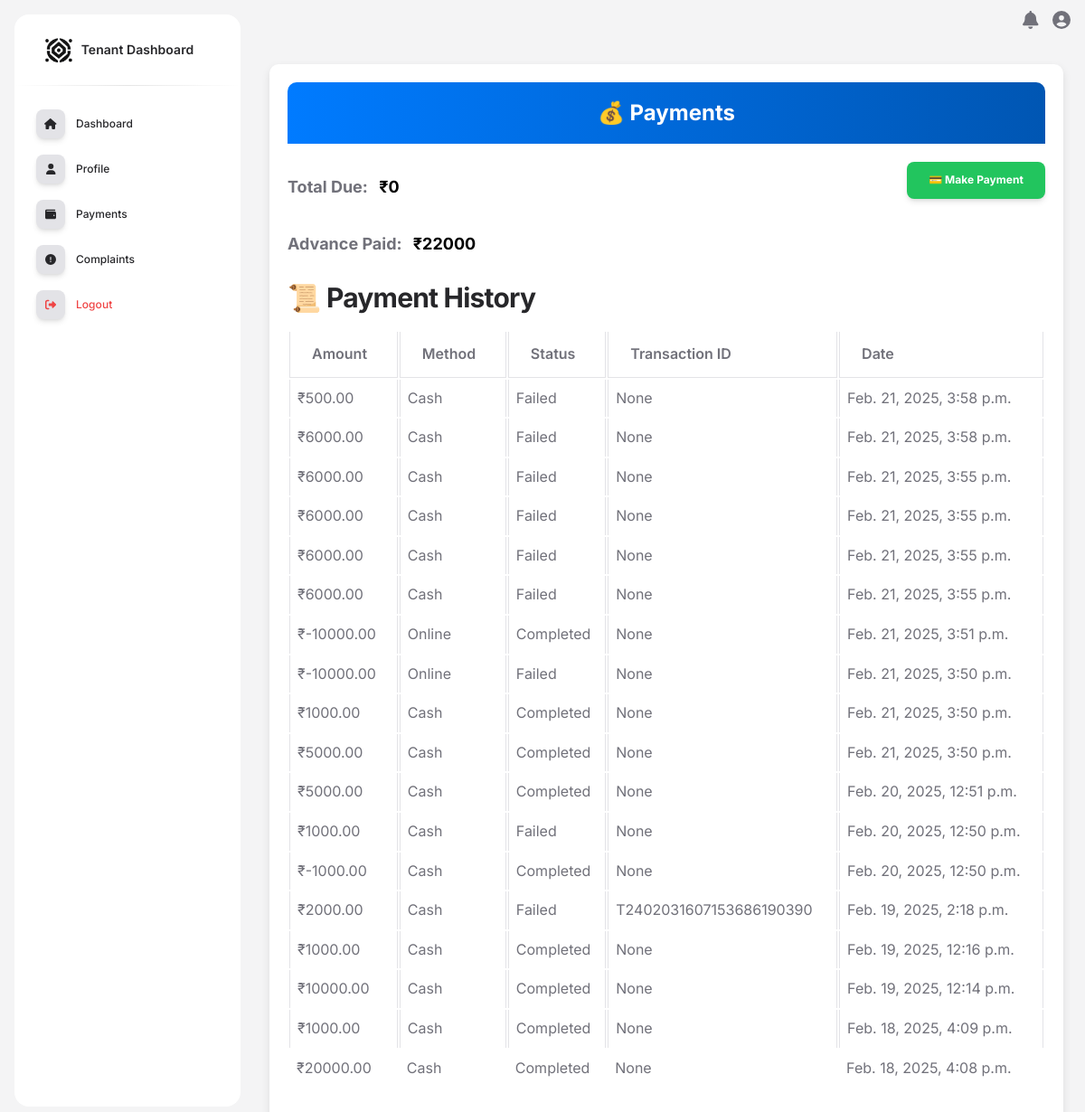
Page /pg/tenants/payments/ (signed in) on the committed database.
### admin_soft/models.py (models this page shows, shortened)
class Tenant(models.Model):
    pg_name = models.CharField(max_length=100, null=True, blank=True)  # PG name for tenant reference
    name = models.CharField(max_length=255, null=True, blank=True)
    email = models.EmailField(null=True, blank=True)
    contact_number = models.CharField(max_length=15, null=True, blank=True)
    assigned_room = models.OneToOneField('Room', on_delete=models.SET_NULL, null=True, blank=True)
    assigned_bed = models.OneToOneField('Bed', on_delete=models.SET_NULL, null=True, blank=True)
    check_in_date = models.DateField(null=True, blank=True)
    check_out_date = models.DateField(null=True, blank=True)
    payment_amount = models.IntegerField( default=0)  #rent amount
    due_amount = models.IntegerField(default=0)
    advance_amount = models.IntegerField(default=0)
    total_amount_paid = models.IntegerField(default=0)
    proof_name = models.CharField(max_length=255, null=True, blank=True)
    other_proof_name = models.CharField(max_length=255, null=True, blank=True)
    proof_number = models.CharField(max_length=50, null=True, blank=True)
    proof_file = models.FileField(upload_to='tenant_proofs/')
    password = models.CharField(max_length=128)  # Hashed password
    def save(self, *args, **kwargs):
        if not self.password or self.password == 'Pavan@123' or not self.password.startswith('pbkdf2_sha256$'):
            self.password = make_password('Pavan@123')
        super().save(*args, **kwargs)

class Payment(models.Model):
    tenant = models.ForeignKey(Tenant, on_delete=models.CASCADE, related_name='payments')
    amount = models.DecimalField(max_digits=10, decimal_places=2)
    payment_method = models.CharField(max_length=50, choices=[('Cash', 'Cash'), ('Online', 'Online'), ('UPI', 'UPI')])
    status = models.CharField(max_length=50, choices=[('Pending', 'Pending'), ('Completed', 'Completed')], default='Pending')
    transaction_id = models.CharField(max_length=100, null=True, blank=True)
    payment_date = models.DateTimeField(auto_now_add=True)

### admin_soft/pgviews.py (the view)
# urls.py: path("pg/tenants/payments/", pgviews.pg_tenant_payments, name="pg_tenant_payments"),
def pg_tenant_payments(request):
    tenant_id = request.session.get("tenant_id")
    tenant_payment_view(request, tenant_id)
    if not tenant_id:
        messages.error(request, "Please log in to access the dashboard.")
        return redirect("pg_tenant_login")
    tenant = Tenant.objects.get(id=tenant_id)  # Assuming tenant is related to the user
    payment_history = Payment.objects.filter(tenant=tenant).order_by('-payment_date')
    if request.method == 'POST':
        form = PaymentForm(request.POST)
        if form.is_valid():
            payment = form.save(commit=False)
            payment.tenant = tenant  # Associate the payment with the tenant
            payment.status = 'Pending'  # Set initial status as 'Pending'
            payment.save()
            return redirect('pg_tenant_payments')  # Redirect to the payment history page
    else:
        form = PaymentForm()
        return render(request, "tenant/pg_tenant_payments.html", {
            'tenant': tenant,
            'payment_history': payment_history,
            'form': form
        })

### admin_soft/templatetags/admin_soft.py (called while the page is built)
@assignment_tag(takes_context=True)
def get_direction(context):
    res = {
        'panel': 'text-left',
        'notify': 'right',
        'float': 'float-right',
        'reverse_panel': 'text-right',
        'nav': 'ml-auto'
    }
    if context.get('LANGUAGE_BIDI'):
        res['panel'] = 'text-right'
        res['notify'] = 'left'
        res['float'] = ''
        res['reverse_panel'] = 'text-left'
        res['nav'] = 'mr-auto'
    return res

@assignment_tag(takes_context=True)
def get_admin_setting(context):
    res = {
    }
    return res

### admin_soft/templates/tenant/pg_tenant_payments.html (shortened to what this page needs)
{% extends 'tenant/base/tenant_base.html' %}
{% block content %}
<div class="container mt-4">
    <div class="payments-container">
        <div class="payments-header">💰 Payments</div>
        <div class="top-row d-flex justify-content-between align-items-center">
            <div class="payment-info">
                Total Due: <span class="amount-box due-amount">₹{{ tenant.due_amount }}</span>
            </div>
            <div>
                <button type="button" class="btn btn-success" data-bs-toggle="modal" data-bs-target="#makePaymentModal">
                  💳 Make Payment
                </button>
            </div>
        </div>
        {% if tenant.due_amount == 0 %}
        <div class="top-row" style="justify-content: flex-start;">
            <div class="payment-info">
                Advance Paid: <span class="amount-box advance-amount">₹{{ tenant.advance_amount }}</span>
            </div>
        </div>
        {% endif %}
        <h3 class="mt-4">📜 Payment History</h3>
        <table class="table table-bordered">
            <thead>
                <tr>
                    <th>Amount</th>
                    <th>Method</th>
                    <th>Status</th>
                    <th>Transaction ID</th>
                    <th>Date</th>
                </tr>
            </thead>
            <tbody>
                {% for payment in payment_history %}
                    <tr>
                        <td>₹{{ payment.amount }}</td>
                        <td>{{ payment.get_payment_method_display }}</td>
                        <td>{{ payment.get_status_display }}</td>
                        <td>{{ payment.transaction_id }}</td>
                        <td>{{ payment.payment_date }}</td>
                    </tr>
                {% empty %}
                    <tr>
                        <td colspan="5">No payment records found.</td>
                    </tr>
                {% endfor %}
            </tbody>
        </table>
    </div>
</div>
  {% include 'tenant/pg_tenant_make_payment.html' %}
{% endblock %}

### admin_soft/templates/tenant/base/tenant_base.html (shortened to what this page needs)
<!DOCTYPE html>
{% load i18n static admin_soft %}
{% get_current_language as LANGUAGE_CODE %}
{% get_current_language_bidi as LANGUAGE_BIDI %}
{% get_direction as direction %}
{% get_admin_setting as admin_setting %}
<html lang="en">
<head>
  {% include "tenant/base/tenant_head.html" %}
</head>
<body class="g-sidenav-show  bg-gray-100">
  {% block sidebar %}
    {% include "tenant/base/tenant_sidebar.html" %}
  {% endblock sidebar %}
  <main class="main-content position-relative max-height-vh-100 h-100 border-radius-lg ">
    {% block navigation %}
        {% include "tenant/base/tenant_navigation.html" %}
    {% endblock navigation %}
    {% block content %}{% endblock content %}
  </main>
</body>
</html>

### admin_soft/templates/tenant/base/tenant_head.html (shortened to what this page needs)
{% load static %}
<link href="https://demos.creative-tim.com/argon-dashboard-pro/assets/css/nucleo-icons.css" rel="stylesheet" />
<link href="https://demos.creative-tim.com/argon-dashboard-pro/assets/css/nucleo-svg.css" rel="stylesheet" />
<link id="pagestyle" href="{% static "assets/css/soft-ui-dashboard.css" %}?v=1.1.0" rel="stylesheet" />

### admin_soft/templates/tenant/base/tenant_sidebar.html (shortened to what this page needs)
{% load i18n static admin_soft %}
<aside class="sidenav navbar navbar-vertical navbar-expand-xs border-0 border-radius-xl my-3 fixed-start ms-3 bg-white" id="sidenav-main">
    <div class="sidenav-header">
        <a class="navbar-brand m-0" href="{% url 'pg_tenant_dashboard' %}">
            <img src="{% static 'assets/img/lotez.png' %}" class="navbar-brand-img h-100" alt="main_logo">
            <span class="ms-1 font-weight-bold">Tenant Dashboard</span>
        </a>
    </div>
    <hr class="horizontal dark mt-0">
    <div class="collapse navbar-collapse w-auto" id="sidenav-collapse-main">
        <ul class="navbar-nav">
            <li class="nav-item">
                <a class="nav-link" href="{% url 'pg_tenant_dashboard' %}">
                    <div class="icon icon-sm shadow border-radius-md bg-white text-center me-2 d-flex align-items-center justify-content-center">
                        <i class="fas fa-home"></i>
                    </div>
                    <span class="nav-link-text ms-1">Dashboard</span>
                </a>
            </li>
            <li class="nav-item">
                <a class="nav-link" href="{% url 'pg_tenant_profile' %}">
                    <div class="icon icon-sm shadow border-radius-md bg-white text-center me-2 d-flex align-items-center justify-content-center">
                        <i class="fas fa-user"></i>
                    </div>
                    <span class="nav-link-text ms-1">Profile</span>
                </a>
            </li>
            <li class="nav-item">
                <a class="nav-link" href="{% url 'pg_tenant_payments' %}">
                    <div class="icon icon-sm shadow border-radius-md bg-white text-center me-2 d-flex align-items-center justify-content-center">
                        <i class="fas fa-wallet"></i>
                    </div>
                    <span class="nav-link-text ms-1">Payments</span>
                </a>
            </li>
            <li class="nav-item">
                <a class="nav-link" href="{% url 'pg_tenant_complaints' %}">
                    <div class="icon icon-sm shadow border-radius-md bg-white text-center me-2 d-flex align-items-center justify-content-center">
                        <i class="fas fa-exclamation-circle"></i>
                    </div>
                    <span class="nav-link-text ms-1">Complaints</span>
                </a>
            </li>
            <li class="nav-item">
                <a class="nav-link text-danger" href="{% url 'pg_tenant_logout' %}">
                    <div class="icon icon-sm shadow border-radius-md bg-white text-center me-2 d-flex align-items-center justify-content-center">
                        <i class="fas fa-sign-out-alt"></i>
                    </div>
                    <span class="nav-link-text ms-1">Logout</span>
                </a>
            </li>
        </ul>
    </div>
</aside>

### admin_soft/templates/tenant/base/tenant_navigation.html (shortened to what this page needs)
{% load static replace_value %}
<nav class="navbar navbar-main navbar-expand-lg px-0 mx-0" id="navbarBlur" navbar-scroll="true">
    <div class="container-fluid py-1 px-3">
        <div class="collapse navbar-collapse mt-sm-0 mt-2 me-0" id="navbar">
            <ul class="navbar-nav ms-auto justify-content-end">
                <li class="nav-item dropdown pe-3 d-flex align-items-center">
                    <a href="javascript:;" class="nav-link text-body p-0" id="dropdownMenuButton" data-bs-toggle="dropdown" aria-expanded="false">
                        <i class="fa fa-bell cursor-pointer" style="font-size: 20px;"></i>
                    </a>
                </li>
                <li class="nav-item dropdown pe-0 d-flex align-items-center">
                    <a href="javascript:;" class="nav-link text-body p-0" id="userDropdown" data-bs-toggle="dropdown" aria-expanded="false">
                        <i class="fa fa-user-circle cursor-pointer" style="font-size: 20px;"></i>
                    </a>
                </li>
            </ul>
        </div>
    </div>
</nav>

### admin_soft/templates/tenant/pg_tenant_make_payment.html (shortened to what this page needs)
{% extends 'tenant/base/tenant_base.html' %}

### admin_soft/templates/tenant/base/tenant_scripts.html (shortened to what this page needs)
{% load static %}

### admin_soft/templates/tenant/base/tenant_navigation.html (style rules this page uses)
#navbarBlur, .navbar { box-shadow: none !important; border-bottom: none !important; }

### admin_soft/templates/tenant/pg_tenant_payments.html (style rules this page uses)
.payments-container { max-width: 100%; margin: auto; background: white; padding: 20px; border-radius: 10px; box-shadow: 0px 4px 10px rgba(0, 0, 0, 0.1); animation: fadeIn 0.8s ease-in-out; }
.payments-header { background: linear-gradient(to right, #007bff, #0056b3); color: white; padding: 15px; border-radius: 10px 10px 0 0; font-size: 24px; font-weight: bold; text-align: center; }
.top-row { display: flex; justify-content: space-between; align-items: center; margin: 20px 0; }
.payment-info { font-weight: bold; font-size: 18px; }
.amount-box { padding: 8px; font-size: 18px; font-weight: bold; border-radius: 5px; }
.due-amount { color: #000; }
.advance-amount { color: black; }
.btn-success { padding: 10px 20px; border-radius: 5px; font-weight: bold; transition: 0.3s ease-in-out; background: #007bff; color: white; text-decoration: none; white-space: nowrap; }
.table { width: 100%; margin-top: 15px; }

### rows in the picture
Tenant: due_amount "0", advance_amount "22000"
Payment: amount "500.00", payment_method "Cash", status "Failed", transaction_id "None", payment_date "Feb. 21, 2025, 3:58 p.m."
Payment: amount "6000.00", payment_method "Cash", status "Failed", transaction_id "None", payment_date "Feb. 21, 2025, 3:58 p.m."
Payment: amount "6000.00", payment_method "Cash", status "Failed", transaction_id "None", payment_date "Feb. 21, 2025, 3:55 p.m."
Payment: amount "6000.00", payment_method "Cash", status "Failed", transaction_id "None", payment_date "Feb. 21, 2025, 3:55 p.m."
Payment: amount "6000.00", payment_method "Cash", status "Failed", transaction_id "None", payment_date "Feb. 21, 2025, 3:55 p.m."
Payment: amount "6000.00", payment_method "Cash", status "Failed", transaction_id "None", payment_date "Feb. 21, 2025, 3:55 p.m."
Payment: amount "-10000.00", payment_method "Online", status "Completed", transaction_id "None", payment_date "Feb. 21, 2025, 3:51 p.m."
Payment: amount "-10000.00", payment_method "Online", status "Failed", transaction_id "None", payment_date "Feb. 21, 2025, 3:50 p.m."
Payment: amount "1000.00", payment_method "Cash", status "Completed", transaction_id "None", payment_date "Feb. 21, 2025, 3:50 p.m."
Payment: amount "5000.00", payment_method "Cash", status "Completed", transaction_id "None", payment_date "Feb. 21, 2025, 3:50 p.m."
Payment: amount "5000.00", payment_method "Cash", status "Completed", transaction_id "None", payment_date "Feb. 20, 2025, 12:51 p.m."
Payment: amount "1000.00", payment_method "Cash", status "Failed", transaction_id "None", payment_date "Feb. 20, 2025, 12:50 p.m."
Payment: amount "-1000.00", payment_method "Cash", status "Completed", transaction_id "None", payment_date "Feb. 20, 2025, 12:50 p.m."
Payment: amount "2000.00", payment_method "Cash", status "Failed", transaction_id "T2402031607153686190390", payment_date "Feb. 19, 2025, 2:18 p.m."
Payment: amount "1000.00", payment_method "Cash", status "Completed", transaction_id "None", payment_date "Feb. 19, 2025, 12:16 p.m."
Payment: amount "10000.00", payment_method "Cash", status "Completed", transaction_id "None", payment_date "Feb. 19, 2025, 12:14 p.m."
Payment: amount "1000.00", payment_method "Cash", status "Completed", transaction_id "None", payment_date "Feb. 18, 2025, 4:09 p.m."
Payment: amount "20000.00", payment_method "Cash", status "Completed", transaction_id "None", payment_date "Feb. 18, 2025, 4:08 p.m."
